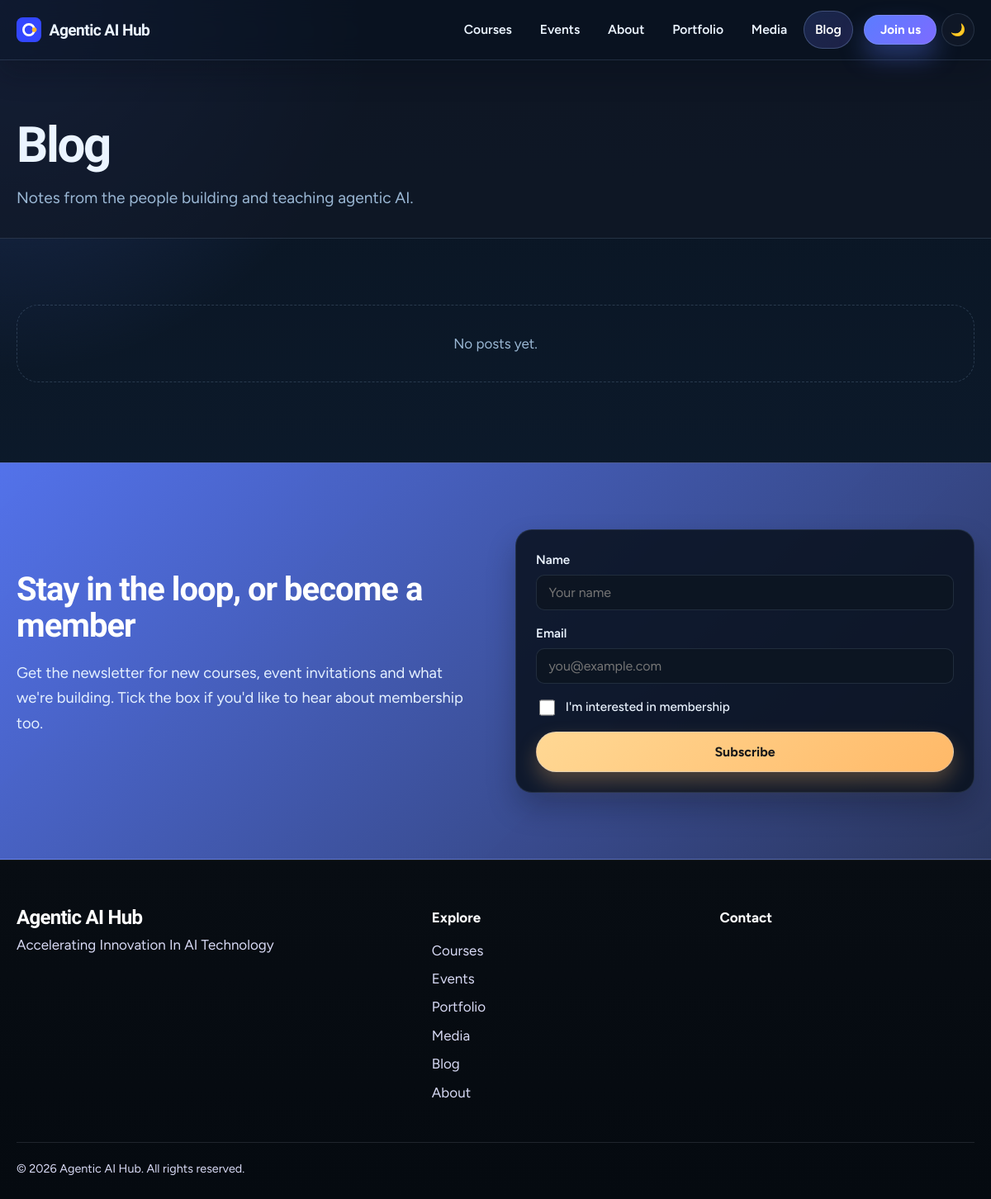
Screenshot of /blog/ with the database file from the repository.
### hub/models.py (models this page shows, shortened)
class SiteSettings(models.Model):
    org_name = models.CharField("Organisation name", max_length=80, default="Agentic AI Hub")
    tagline = models.CharField(max_length=160, default="Learn to build AI that gets things done.")
    hero_headline = models.CharField(max_length=160, default="Build AI agents that do real work.")
    hero_subheadline = models.TextField(
        default="Hands-on courses, community events and open projects for people building agentic AI.")
    hero_banner = models.ImageField("Hero banner image", upload_to="site/", blank=True,
                                    help_text="Optional. Shown beside the headline on the home page. Landscape, at least 1400px wide.")
    story_title = models.CharField(max_length=120, default="Where agents go from demo to daily work")
    story = models.TextField(help_text="Short story of the organisation. Blank lines start a new paragraph.", blank=True)
    mission = models.TextField(blank=True)
    vision = models.TextField(blank=True)
    contact_email = models.EmailField(blank=True)
    phone = models.CharField(max_length=40, blank=True)
    location = models.CharField(max_length=120, blank=True)
    linkedin_url = models.URLField(blank=True)
    x_url = models.URLField("X / Twitter URL", blank=True)
    youtube_url = models.URLField("YouTube URL", blank=True)
    github_url = models.URLField("GitHub URL", blank=True)
    instagram_url = models.URLField("Instagram URL", blank=True)
    class Meta:
        verbose_name = "Site settings"
        verbose_name_plural = "Site settings"
    @classmethod
    def load(cls):
        obj, _ = cls.objects.get_or_create(pk=1)
        return obj
    @property
    def social_links(self):
        pairs = [("LinkedIn", self.linkedin_url), ("X", self.x_url), ("YouTube", self.youtube_url),
                 ("GitHub", self.github_url), ("Instagram", self.instagram_url)]
        return [(n, u) for n, u in pairs if u]

### hub/views.py (the view)
# urls.py: path("blog/", views.blog_list, name="blog_list"),
def blog_list(request):
    return render(request, "hub/blog_list.html", {"posts": BlogPost.objects.filter(is_published=True)})

### hub/context_processors.py (called while the page is built)
def site(request):
    return {"site": SiteSettings.load()}

### hub/templates/hub/blog_list.html (shortened to what this page needs)
{% extends "hub/base.html" %}
{% block content %}
<header class="page-head"><div class="wrap"><h1>Blog</h1><p class="lede">Notes from the people building and teaching agentic AI.</p></div></header>
<section class="section"><div class="wrap">
  <div class="grid">
  {% for post in posts %}
  <article class="card">
    <a class="card-media" href="{{ post.get_absolute_url }}" tabindex="-1" aria-hidden="true">{% include "hub/_image.html" with img=post.banner obj=post alt=post.title %}</a>
    <div class="card-body">
      <p class="muted">{{ post.date|date:"j M Y" }} &middot; {{ post.author }}</p>
      <h3><a href="{{ post.get_absolute_url }}">{{ post.title }}</a></h3>
      <p>{{ post.description|truncatewords:28 }}</p>
      <a class="link" href="{{ post.get_absolute_url }}">Read post</a>
    </div>
  </article>
  {% empty %}<p class="empty">No posts yet.</p>{% endfor %}
  </div>
</div></section>
{% endblock %}

### hub/templates/hub/base.html (shortened to what this page needs)
{% load static %}<!doctype html>
<html lang="en">
<head>
  <link rel="stylesheet" href="{% static 'hub/css/style.css' %}?v=20261025-2">
</head>
<body class="theme-dark">
<header class="nav">
  <div class="wrap nav-inner">
    <a class="brand" href="{% url 'hub:home' %}" aria-label="{{ site.org_name }} home">
      <svg viewBox="0 0 32 32" width="30" height="30" aria-hidden="true"><rect width="32" height="32" rx="8" fill="#3347FF"/><circle cx="16" cy="16" r="7" fill="none" stroke="#fff" stroke-width="3"/><circle cx="23" cy="16" r="3" fill="#FFB627"/></svg>
      <span>{{ site.org_name }}</span>
    </a>
    <nav id="menu" class="menu" aria-label="Main">
      {% with p=request.resolver_match.url_name %}
      <a href="{% url 'hub:course_list' %}" {% if p == 'course_list' or p == 'course_detail' %}aria-current="page"{% endif %}>Courses</a>
      <a href="{% url 'hub:event_list' %}" {% if p == 'event_list' or p == 'event_detail' %}aria-current="page"{% endif %}>Events</a>
      <a href="{% url 'hub:about' %}" {% if p == 'about' %}aria-current="page"{% endif %}>About</a>
      <a href="{% url 'hub:portfolio' %}" {% if p == 'portfolio' %}aria-current="page"{% endif %}>Portfolio</a>
      <a href="{% url 'hub:media_list' %}" {% if p == 'media_list' or p == 'media_detail' %}aria-current="page"{% endif %}>Media</a>
      <a href="{% url 'hub:blog_list' %}" {% if p == 'blog_list' or p == 'blog_detail' %}aria-current="page"{% endif %}>Blog</a>
      {% endwith %}
      <a class="btn btn-small" href="{% url 'hub:home' %}#join">Join us</a>
      <button class="theme-toggle" type="button" aria-label="Switch to light mode" aria-pressed="true">
        <span class="theme-toggle__icon" aria-hidden="true">🌙</span>
      </button>
    </nav>
  </div>
</header>
<main id="main">{% block content %}{% endblock %}</main>
{% block join %}{% include "hub/_join.html" %}{% endblock %}
<footer class="footer">
  <div class="wrap footer-grid">
    <div>
      <p class="footer-brand">{{ site.org_name }}</p>
      <p class="footer-tag">{{ site.tagline }}</p>
    </div>
    <nav aria-label="Footer">
      <p class="footer-head">Explore</p>
      <ul>
        <li><a href="{% url 'hub:course_list' %}">Courses</a></li>
        <li><a href="{% url 'hub:event_list' %}">Events</a></li>
        <li><a href="{% url 'hub:portfolio' %}">Portfolio</a></li>
        <li><a href="{% url 'hub:media_list' %}">Media</a></li>
        <li><a href="{% url 'hub:blog_list' %}">Blog</a></li>
        <li><a href="{% url 'hub:about' %}">About</a></li>
      </ul>
    </nav>
    <div>
      <p class="footer-head">Contact</p>
    </div>
  </div>
  <div class="wrap footer-base"><p>&copy; {% now "Y" %} {{ site.org_name }}. All rights reserved.</p></div>
</footer>
</body>
</html>

### rows the page displays
SiteSettings: org_name "Agentic AI Hub", tagline "Accelerating Innovation In AI Technology"
